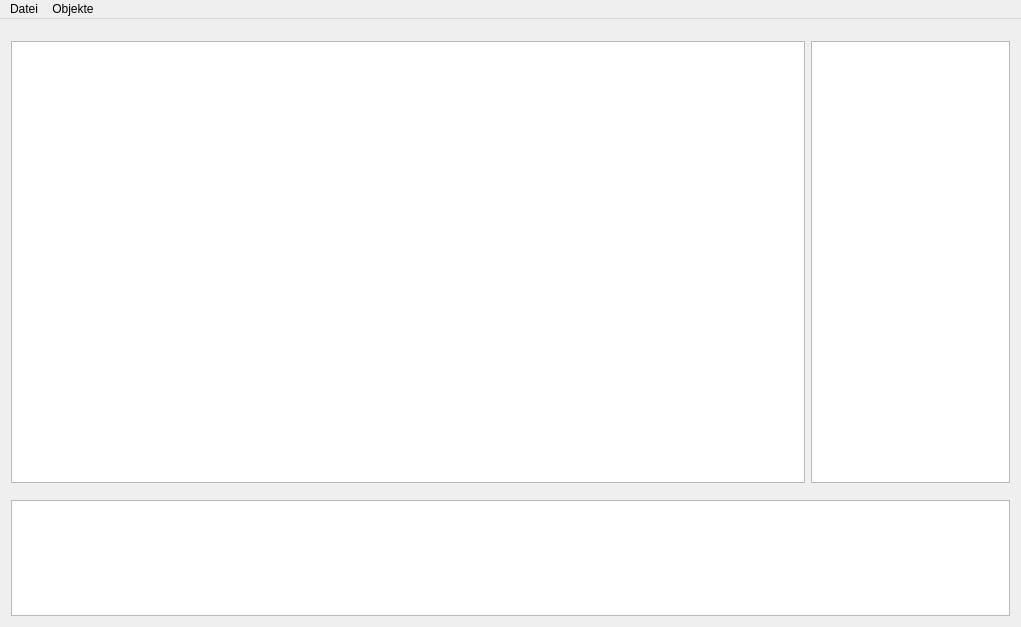
<?xml version="1.0" encoding="UTF-8"?>
<ui version="4.0">
 <class>MainWindow</class>
 <widget class="QMainWindow" name="MainWindow">
  <property name="geometry">
   <rect>
    <x>0</x>
    <y>0</y>
    <width>1021</width>
    <height>627</height>
   </rect>
  </property>
  <property name="windowTitle">
   <string>fpga-log</string>
  </property>
  <widget class="QWidget" name="centralWidget">
   <layout class="QVBoxLayout" name="verticalLayout">
    <item>
     <widget class="QWidget" name="widget" native="true">
      <property name="sizePolicy">
       <sizepolicy hsizetype="Preferred" vsizetype="Preferred">
        <horstretch>0</horstretch>
        <verstretch>80</verstretch>
       </sizepolicy>
      </property>
      <layout class="QHBoxLayout" name="horizontalLayout">
       <property name="leftMargin">
        <number>0</number>
       </property>
       <property name="rightMargin">
        <number>0</number>
       </property>
       <item>
        <widget class="QGraphicsView" name="graphicsView">
         <property name="sizePolicy">
          <sizepolicy hsizetype="Expanding" vsizetype="Expanding">
           <horstretch>80</horstretch>
           <verstretch>0</verstretch>
          </sizepolicy>
         </property>
        </widget>
       </item>
       <item>
        <widget class="QListView" name="listView">
         <property name="sizePolicy">
          <sizepolicy hsizetype="Expanding" vsizetype="Expanding">
           <horstretch>20</horstretch>
           <verstretch>0</verstretch>
          </sizepolicy>
         </property>
        </widget>
       </item>
      </layout>
     </widget>
    </item>
    <item>
     <widget class="QTextBrowser" name="textBrowser">
      <property name="sizePolicy">
       <sizepolicy hsizetype="Expanding" vsizetype="Expanding">
        <horstretch>0</horstretch>
        <verstretch>20</verstretch>
       </sizepolicy>
      </property>
     </widget>
    </item>
   </layout>
  </widget>
  <widget class="QMenuBar" name="menuBar">
   <property name="geometry">
    <rect>
     <x>0</x>
     <y>0</y>
     <width>1021</width>
     <height>21</height>
    </rect>
   </property>
   <widget class="QMenu" name="menuFile">
    <property name="title">
     <string>Datei</string>
    </property>
    <addaction name="actionTarget"/>
    <addaction name="actionClose"/>
   </widget>
   <widget class="QMenu" name="menuObjects">
    <property name="tearOffEnabled">
     <bool>false</bool>
    </property>
    <property name="title">
     <string>Objekte</string>
    </property>
    <property name="separatorsCollapsible">
     <bool>false</bool>
    </property>
    <addaction name="actionNewObject"/>
   </widget>
   <addaction name="menuFile"/>
   <addaction name="menuObjects"/>
  </widget>
  <action name="actionClose">
   <property name="icon">
    <iconset theme="application-exit">
     <normaloff/>
    </iconset>
   </property>
   <property name="text">
    <string>Beenden</string>
   </property>
  </action>
  <action name="actionNewObject">
   <property name="icon">
    <iconset theme="list-add">
     <normaloff/>
    </iconset>
   </property>
   <property name="text">
    <string>Neues Objekt</string>
   </property>
  </action>
  <action name="actionTarget">
   <property name="text">
    <string>Zielplattform</string>
   </property>
  </action>
 </widget>
 <layoutdefault spacing="6" margin="11"/>
 <resources/>
 <connections>
  <connection>
   <sender>actionClose</sender>
   <signal>triggered()</signal>
   <receiver>MainWindow</receiver>
   <slot>close()</slot>
   <hints>
    <hint type="sourcelabel">
     <x>-1</x>
     <y>-1</y>
    </hint>
    <hint type="destinationlabel">
     <x>513</x>
     <y>316</y>
    </hint>
   </hints>
  </connection>
 </connections>
</ui>
